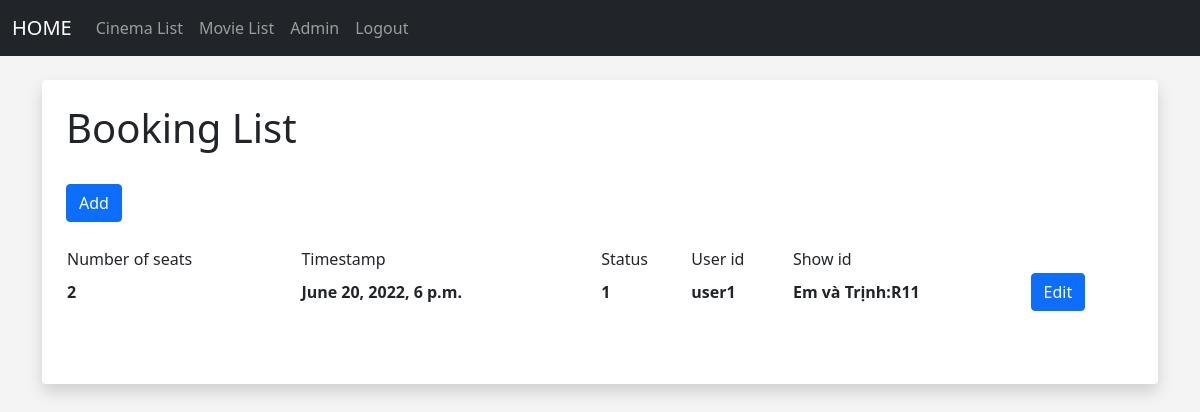
/booking_list (signed in), run on an earlier commit of the app's database.
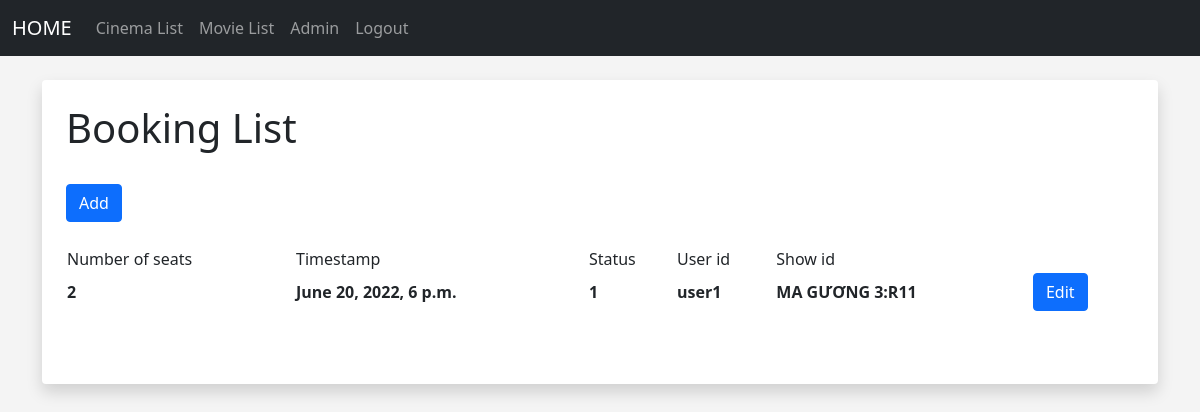
And on a later commit of the database.
### members/models.py (models this page shows, shortened)
class Booking(models.Model):
    number_of_seats = models.IntegerField()
    timestamp = models.DateTimeField()
    status = models.IntegerField()
    user_id = models.ForeignKey(settings.AUTH_USER_MODEL, on_delete=models.CASCADE)
    show_id = models.ForeignKey(Show, on_delete=models.CASCADE)

class Show(models.Model):
    date = models.DateField()
    start_time = models.TimeField()
    end_time = models.TimeField()
    cinema_hall_id = models.ForeignKey(Cinema_Hall, on_delete=models.CASCADE)
    movie_id = models.ForeignKey(Movie, on_delete=models.CASCADE)
    def __str__(self):
        return str(self.movie_id) +':'+str(self.cinema_hall_id)

class Movie(models.Model):
    title = models.CharField(max_length=256)
    image = models.ImageField(upload_to = "images/")
    description = models.CharField(max_length=512)
    duration = models.IntegerField()
    released_date = models.DateField()
    genre = models.CharField(max_length=256)
    def __str__(self):
        return self.title

class Cinema_Hall(models.Model):
    name = models.CharField(max_length=64)
    total_seats = models.IntegerField()
    cinema_id = models.ForeignKey(Cinema, on_delete=models.CASCADE)
    def __str__(self):
        return self.name

### members/views.py (the view)
# urls.py: path('booking_list', views.get_all_booking, name='booking_list'),
def get_all_booking(request):
    booking_list = Booking.objects.all()
    return render(request, 'ui/booking_list.html', {'booking_list':booking_list})

### members/templates/ui/booking_list.html (shortened to what this page needs)
{% extends 'ui/base.html' %}
{% block content %}
{% if user.is_superuser %}
	<div class="shadow p-4 mb-5 bg-body rounded">
	<h1>Booking List</h1>
    <br/>
    <a href="{% url 'add_booking' %}" class="btn btn-primary" role="button">Add</a>
    <br/>
<br/>
<div class="container">
  <div class="row">
    <table>
    <tr>
        <td>Number of seats</td>
        <td>Timestamp</td>
        <td>Status</td>
        <td>User id</td>
        <td>Show id</td>
    </tr>
      {% for booking in booking_list %}
    <tr>
        <th>
          {{booking.number_of_seats}}
        </th>
        <th>
            {{booking.timestamp}}
        </th>
        <th>
            {{booking.status}}
        </th>
        <th>
            {{booking.user_id}}
        </th>
        <th>
            {{booking.show_id}}
        </th>
        <th>
          {% if user.is_superuser %}
          <a href="{% url 'edit_booking' booking.id %}" class="btn btn-primary" role="button">Edit</a>
          {% endif %}
      </th>
    </tr>
      {% endfor %}
    </table>
  </div>
</div>
<br/><br/>
{%else%}
<center>
    <h1>Sorry you don't have permission to access this page</h1>
    </center>
{% endif %}
{% endblock %}

What changed in the data, as far as the page shows it:
changed through a linked row, Booking "user1": show_id "Em và Trịnh:R11" → "MA GƯƠNG 3:R11"
